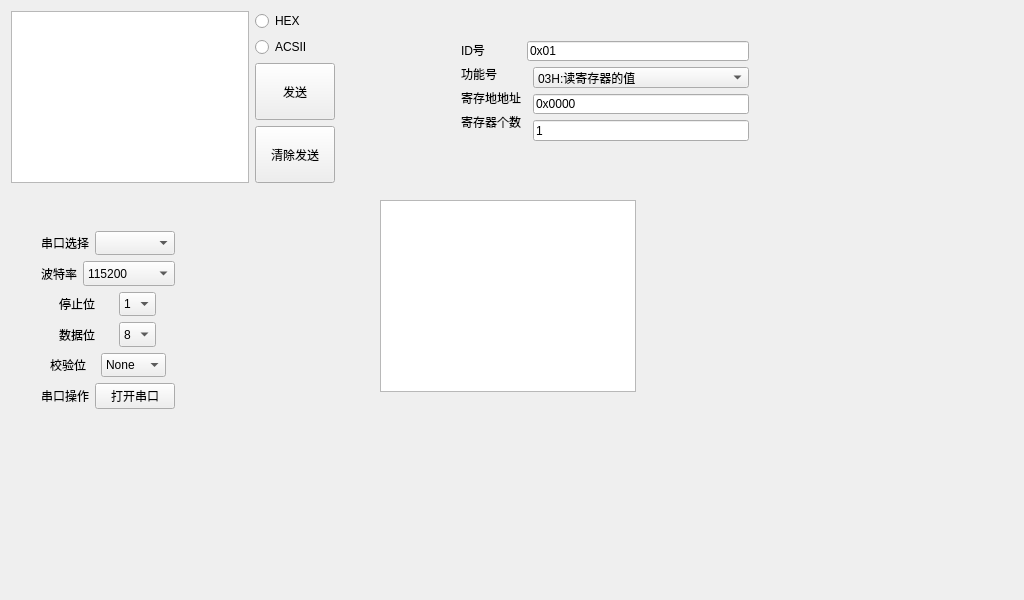
<?xml version="1.0" encoding="UTF-8"?>
<ui version="4.0">
 <class>Widget</class>
 <widget class="QWidget" name="Widget">
  <property name="geometry">
   <rect>
    <x>0</x>
    <y>0</y>
    <width>1024</width>
    <height>600</height>
   </rect>
  </property>
  <property name="sizePolicy">
   <sizepolicy hsizetype="Fixed" vsizetype="Fixed">
    <horstretch>0</horstretch>
    <verstretch>0</verstretch>
   </sizepolicy>
  </property>
  <property name="windowTitle">
   <string>Widget</string>
  </property>
  <widget class="QWidget" name="layoutWidget">
   <property name="geometry">
    <rect>
     <x>0</x>
     <y>0</y>
     <width>346</width>
     <height>194</height>
    </rect>
   </property>
   <layout class="QGridLayout" name="gridLayout_3">
    <item row="0" column="0">
     <widget class="QTextEdit" name="textEdit">
      <property name="sizePolicy">
       <sizepolicy hsizetype="Expanding" vsizetype="Preferred">
        <horstretch>0</horstretch>
        <verstretch>0</verstretch>
       </sizepolicy>
      </property>
      <property name="html">
       <string>&lt;!DOCTYPE HTML PUBLIC &quot;-//W3C//DTD HTML 4.0//EN&quot; &quot;http://www.w3.org/TR/REC-html40/strict.dtd&quot;&gt;
&lt;html&gt;&lt;head&gt;&lt;meta name=&quot;qrichtext&quot; content=&quot;1&quot; /&gt;&lt;style type=&quot;text/css&quot;&gt;
p, li { white-space: pre-wrap; }
&lt;/style&gt;&lt;/head&gt;&lt;body style=&quot; font-family:'Ubuntu'; font-size:11pt; font-weight:400; font-style:normal;&quot;&gt;
&lt;p style=&quot;-qt-paragraph-type:empty; margin-top:0px; margin-bottom:0px; margin-left:0px; margin-right:0px; -qt-block-indent:0; text-indent:0px;&quot;&gt;&lt;br /&gt;&lt;/p&gt;&lt;/body&gt;&lt;/html&gt;</string>
      </property>
     </widget>
    </item>
    <item row="0" column="2">
     <layout class="QVBoxLayout" name="verticalLayout">
      <item>
       <widget class="QRadioButton" name="radioButton">
        <property name="text">
         <string>HEX</string>
        </property>
       </widget>
      </item>
      <item>
       <widget class="QRadioButton" name="radioButton_2">
        <property name="text">
         <string>ACSII</string>
        </property>
       </widget>
      </item>
      <item>
       <widget class="QPushButton" name="pushButton_3">
        <property name="sizePolicy">
         <sizepolicy hsizetype="Minimum" vsizetype="Preferred">
          <horstretch>0</horstretch>
          <verstretch>0</verstretch>
         </sizepolicy>
        </property>
        <property name="text">
         <string>发送</string>
        </property>
       </widget>
      </item>
      <item>
       <widget class="QPushButton" name="pushButton_4">
        <property name="sizePolicy">
         <sizepolicy hsizetype="Minimum" vsizetype="Preferred">
          <horstretch>0</horstretch>
          <verstretch>0</verstretch>
         </sizepolicy>
        </property>
        <property name="text">
         <string>清除发送</string>
        </property>
       </widget>
      </item>
     </layout>
    </item>
   </layout>
  </widget>
  <widget class="QTextEdit" name="textEdit_2">
   <property name="geometry">
    <rect>
     <x>380</x>
     <y>200</y>
     <width>256</width>
     <height>192</height>
    </rect>
   </property>
  </widget>
  <widget class="QWidget" name="layoutWidget">
   <property name="geometry">
    <rect>
     <x>30</x>
     <y>220</y>
     <width>156</width>
     <height>200</height>
    </rect>
   </property>
   <layout class="QVBoxLayout" name="verticalLayout_2">
    <item>
     <layout class="QHBoxLayout" name="horizontalLayout">
      <item>
       <widget class="QLabel" name="label_2">
        <property name="enabled">
         <bool>true</bool>
        </property>
        <property name="sizePolicy">
         <sizepolicy hsizetype="Fixed" vsizetype="Expanding">
          <horstretch>0</horstretch>
          <verstretch>0</verstretch>
         </sizepolicy>
        </property>
        <property name="text">
         <string>串口选择</string>
        </property>
       </widget>
      </item>
      <item>
       <widget class="QComboBox" name="comboBox_2">
        <property name="enabled">
         <bool>true</bool>
        </property>
        <property name="sizePolicy">
         <sizepolicy hsizetype="Minimum" vsizetype="Expanding">
          <horstretch>0</horstretch>
          <verstretch>0</verstretch>
         </sizepolicy>
        </property>
       </widget>
      </item>
     </layout>
    </item>
    <item>
     <layout class="QHBoxLayout" name="horizontalLayout_2">
      <item>
       <widget class="QLabel" name="label">
        <property name="enabled">
         <bool>true</bool>
        </property>
        <property name="sizePolicy">
         <sizepolicy hsizetype="Fixed" vsizetype="Expanding">
          <horstretch>0</horstretch>
          <verstretch>0</verstretch>
         </sizepolicy>
        </property>
        <property name="text">
         <string>波特率</string>
        </property>
       </widget>
      </item>
      <item>
       <widget class="QComboBox" name="comboBox">
        <property name="enabled">
         <bool>true</bool>
        </property>
        <property name="sizePolicy">
         <sizepolicy hsizetype="Minimum" vsizetype="Expanding">
          <horstretch>0</horstretch>
          <verstretch>0</verstretch>
         </sizepolicy>
        </property>
        <item>
         <property name="text">
          <string>115200</string>
         </property>
        </item>
        <item>
         <property name="text">
          <string>57600</string>
         </property>
        </item>
        <item>
         <property name="text">
          <string>38400</string>
         </property>
        </item>
        <item>
         <property name="text">
          <string>19200</string>
         </property>
        </item>
        <item>
         <property name="text">
          <string>9600</string>
         </property>
        </item>
       </widget>
      </item>
     </layout>
    </item>
    <item>
     <layout class="QHBoxLayout" name="horizontalLayout_3">
      <item>
       <widget class="QLabel" name="label_7">
        <property name="enabled">
         <bool>true</bool>
        </property>
        <property name="sizePolicy">
         <sizepolicy hsizetype="Fixed" vsizetype="Expanding">
          <horstretch>0</horstretch>
          <verstretch>0</verstretch>
         </sizepolicy>
        </property>
        <property name="text">
         <string>停止位</string>
        </property>
       </widget>
      </item>
      <item>
       <widget class="QComboBox" name="comboBox_3">
        <property name="enabled">
         <bool>true</bool>
        </property>
        <property name="sizePolicy">
         <sizepolicy hsizetype="Fixed" vsizetype="Expanding">
          <horstretch>0</horstretch>
          <verstretch>0</verstretch>
         </sizepolicy>
        </property>
        <item>
         <property name="text">
          <string>1</string>
         </property>
        </item>
        <item>
         <property name="text">
          <string>2</string>
         </property>
        </item>
       </widget>
      </item>
     </layout>
    </item>
    <item>
     <layout class="QHBoxLayout" name="horizontalLayout_4">
      <item>
       <widget class="QLabel" name="label_10">
        <property name="enabled">
         <bool>true</bool>
        </property>
        <property name="sizePolicy">
         <sizepolicy hsizetype="Fixed" vsizetype="Expanding">
          <horstretch>0</horstretch>
          <verstretch>0</verstretch>
         </sizepolicy>
        </property>
        <property name="text">
         <string>数据位</string>
        </property>
       </widget>
      </item>
      <item>
       <widget class="QComboBox" name="comboBox_4">
        <property name="enabled">
         <bool>true</bool>
        </property>
        <property name="sizePolicy">
         <sizepolicy hsizetype="Fixed" vsizetype="Expanding">
          <horstretch>0</horstretch>
          <verstretch>0</verstretch>
         </sizepolicy>
        </property>
        <item>
         <property name="text">
          <string>8</string>
         </property>
        </item>
        <item>
         <property name="text">
          <string>7</string>
         </property>
        </item>
        <item>
         <property name="text">
          <string>6</string>
         </property>
        </item>
        <item>
         <property name="text">
          <string>5</string>
         </property>
        </item>
       </widget>
      </item>
     </layout>
    </item>
    <item>
     <layout class="QHBoxLayout" name="horizontalLayout_5">
      <item>
       <widget class="QLabel" name="label_11">
        <property name="enabled">
         <bool>true</bool>
        </property>
        <property name="sizePolicy">
         <sizepolicy hsizetype="Fixed" vsizetype="Expanding">
          <horstretch>0</horstretch>
          <verstretch>0</verstretch>
         </sizepolicy>
        </property>
        <property name="text">
         <string>校验位</string>
        </property>
       </widget>
      </item>
      <item>
       <widget class="QComboBox" name="comboBox_5">
        <property name="enabled">
         <bool>true</bool>
        </property>
        <property name="sizePolicy">
         <sizepolicy hsizetype="Fixed" vsizetype="Expanding">
          <horstretch>0</horstretch>
          <verstretch>0</verstretch>
         </sizepolicy>
        </property>
        <item>
         <property name="text">
          <string>None</string>
         </property>
        </item>
        <item>
         <property name="text">
          <string>Even</string>
         </property>
        </item>
        <item>
         <property name="text">
          <string>Odd</string>
         </property>
        </item>
        <item>
         <property name="text">
          <string>Space</string>
         </property>
        </item>
        <item>
         <property name="text">
          <string>Mark</string>
         </property>
        </item>
       </widget>
      </item>
     </layout>
    </item>
    <item>
     <layout class="QHBoxLayout" name="horizontalLayout_6">
      <item>
       <widget class="QLabel" name="label_5">
        <property name="enabled">
         <bool>true</bool>
        </property>
        <property name="sizePolicy">
         <sizepolicy hsizetype="Fixed" vsizetype="Expanding">
          <horstretch>0</horstretch>
          <verstretch>0</verstretch>
         </sizepolicy>
        </property>
        <property name="text">
         <string>串口操作</string>
        </property>
       </widget>
      </item>
      <item>
       <widget class="QPushButton" name="pushButton_2">
        <property name="enabled">
         <bool>true</bool>
        </property>
        <property name="sizePolicy">
         <sizepolicy hsizetype="Fixed" vsizetype="Expanding">
          <horstretch>0</horstretch>
          <verstretch>0</verstretch>
         </sizepolicy>
        </property>
        <property name="text">
         <string>打开串口</string>
        </property>
        <property name="iconSize">
         <size>
          <width>16</width>
          <height>16</height>
         </size>
        </property>
       </widget>
      </item>
     </layout>
    </item>
   </layout>
  </widget>
  <widget class="QWidget" name="layoutWidget">
   <property name="geometry">
    <rect>
     <x>450</x>
     <y>30</y>
     <width>310</width>
     <height>122</height>
    </rect>
   </property>
   <layout class="QFormLayout" name="formLayout_3">
    <item row="0" column="0">
     <layout class="QFormLayout" name="formLayout_2">
      <item row="0" column="0">
       <widget class="QLabel" name="label_3">
        <property name="text">
         <string>ID号</string>
        </property>
       </widget>
      </item>
      <item row="1" column="0">
       <widget class="QLabel" name="label_4">
        <property name="text">
         <string>功能号</string>
        </property>
       </widget>
      </item>
      <item row="2" column="0">
       <widget class="QLabel" name="label_6">
        <property name="text">
         <string>寄存地地址</string>
        </property>
       </widget>
      </item>
      <item row="3" column="0">
       <widget class="QLabel" name="label_8">
        <property name="text">
         <string>寄存器个数</string>
        </property>
       </widget>
      </item>
     </layout>
    </item>
    <item row="0" column="1">
     <layout class="QFormLayout" name="formLayout">
      <item row="0" column="0" colspan="2">
       <widget class="QLineEdit" name="lineEdit_3">
        <property name="text">
         <string>0x01</string>
        </property>
       </widget>
      </item>
      <item row="1" column="1">
       <widget class="QComboBox" name="comboBox_7">
        <property name="enabled">
         <bool>true</bool>
        </property>
        <property name="sizePolicy">
         <sizepolicy hsizetype="Minimum" vsizetype="Expanding">
          <horstretch>0</horstretch>
          <verstretch>0</verstretch>
         </sizepolicy>
        </property>
        <item>
         <property name="text">
          <string>03H:读寄存器的值</string>
         </property>
        </item>
        <item>
         <property name="text">
          <string>06H:写单个寄存器的值</string>
         </property>
        </item>
        <item>
         <property name="text">
          <string>10H:连续写多个寄存器的值</string>
         </property>
        </item>
       </widget>
      </item>
      <item row="2" column="1">
       <widget class="QLineEdit" name="lineEdit">
        <property name="text">
         <string>0x0000</string>
        </property>
       </widget>
      </item>
      <item row="3" column="1">
       <widget class="QLineEdit" name="lineEdit_2">
        <property name="text">
         <string>1</string>
        </property>
       </widget>
      </item>
     </layout>
    </item>
   </layout>
  </widget>
 </widget>
 <layoutdefault spacing="6" margin="11"/>
 <resources/>
 <connections/>
</ui>
